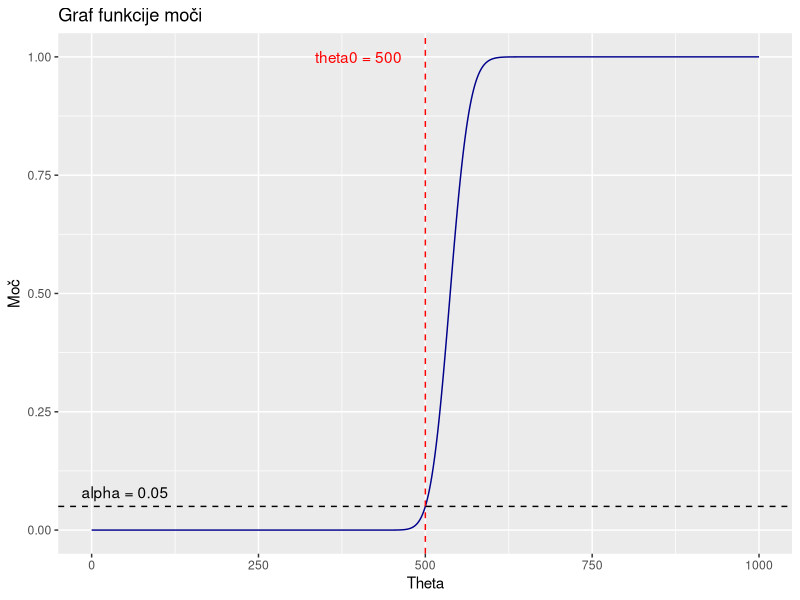

Write the R code that produced this figure.
library(ggplot2)
library(dplyr)


# uvozimo podatke
podatki <- read.csv("podatki_2.txt", header = FALSE)
n = length(podatki$V1)

# a) Kompletna zadostna statistika
T = sum(podatki$V1)



# c) Najboljši preizkus stopnje znač. 0.05
theta0 = 5*n
alpha = 0.05

# Poiščemo največji C za katerega bo verjetnost >= 1-alpha = 0.95
for (C in 400:800) {
  if(1 - ppois(C, theta0) <= alpha){
    return(C)
  }
}
C

gamma <- (alpha - 1 + ppois(C, theta0))/dpois(C, theta0)
gamma

#1 - ppois(C, theta0) + gamma*dpois(C, theta0)

# aproksimacija z normalno porazdelitvijo
C_2 <- qnorm(1-alpha) * sqrt(theta0) + theta0
C_2

gamma_2 <- (alpha - 1 + ppois(round(C_2), theta0))/dpois(round(C_2), theta0)
gamma_2


theta <- seq(0, 1000, 0.1)
vrednosti <- lapply(theta, function(theta) 1-ppois(C, theta) + gamma * dpois(C, theta)) %>% unlist()

graf_moci <- ggplot(data.frame(theta, vrednosti), aes(theta, vrednosti)) + geom_line( color = 'darkblue') +
  xlab("Theta") + ylab("Moč") + ggtitle('Graf funkcije moči') + 
  geom_vline(aes(xintercept = theta0), color ="red", lty = "dashed") +
  geom_hline(aes(yintercept = alpha), color = "black", lty = "dashed") +
  annotate(geom="text", x=50, y=0.08, label="alpha = 0.05", col="black") + 
  annotate(geom="text", x=400, y=1, label="theta0 = 500", col="red") 

graf_moci



# d) Interval zaupanja

for (theta in seq(0, 1000, 0.1)) {
  if(ppois(T, theta) <= 1 - alpha/2){
    theta_inf = theta
    break()
  }}
for (theta in seq(1000, 0, -0.1)) {
  if(ppois(T, theta) >= alpha/2){
    theta_sup = theta
    break()
  }}
  
IZ_ntheta = c(theta_inf, theta_sup)

IZ_theta = IZ_ntheta/100
